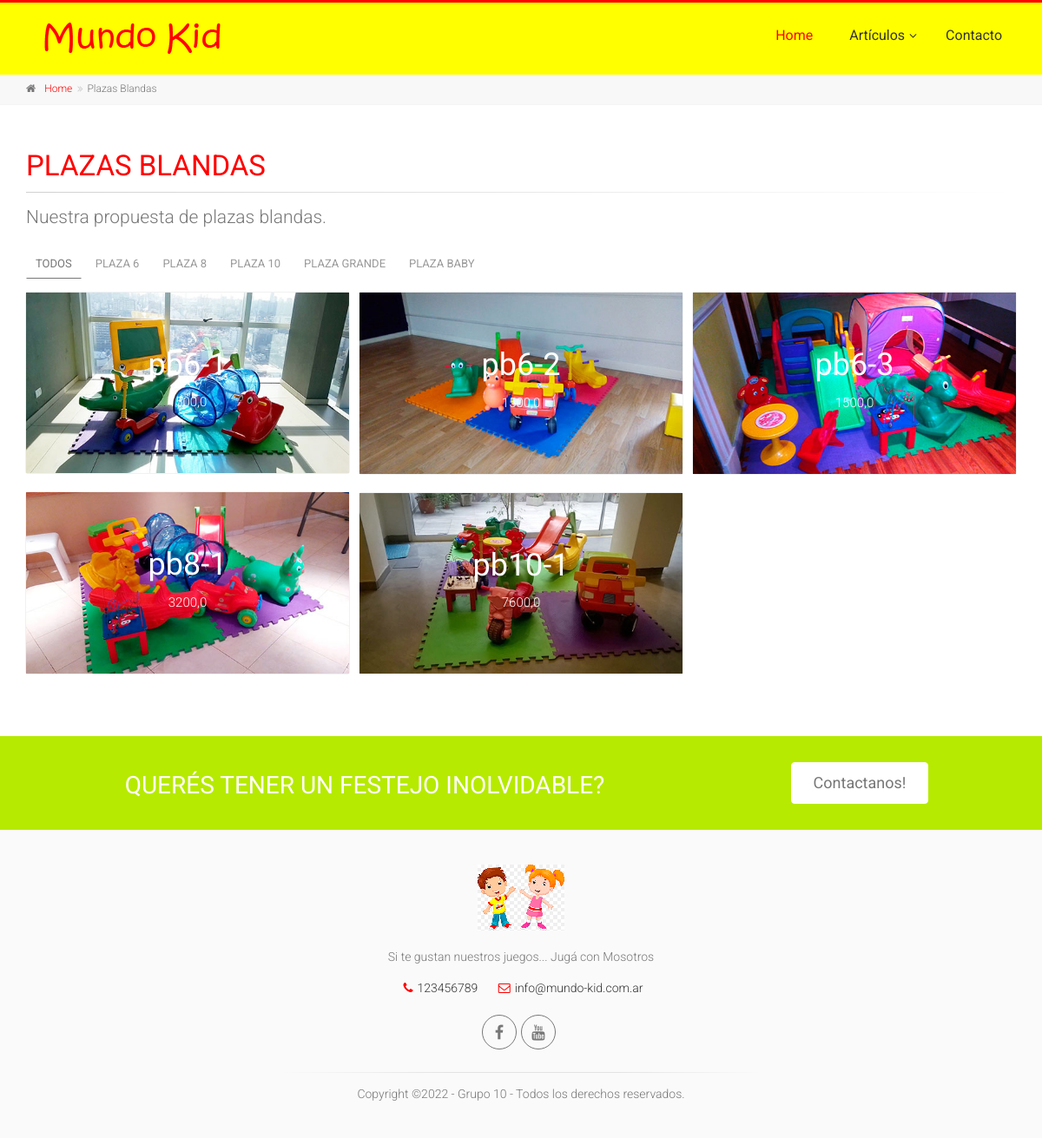
Before: /plazas_blandas/ with the older database file.
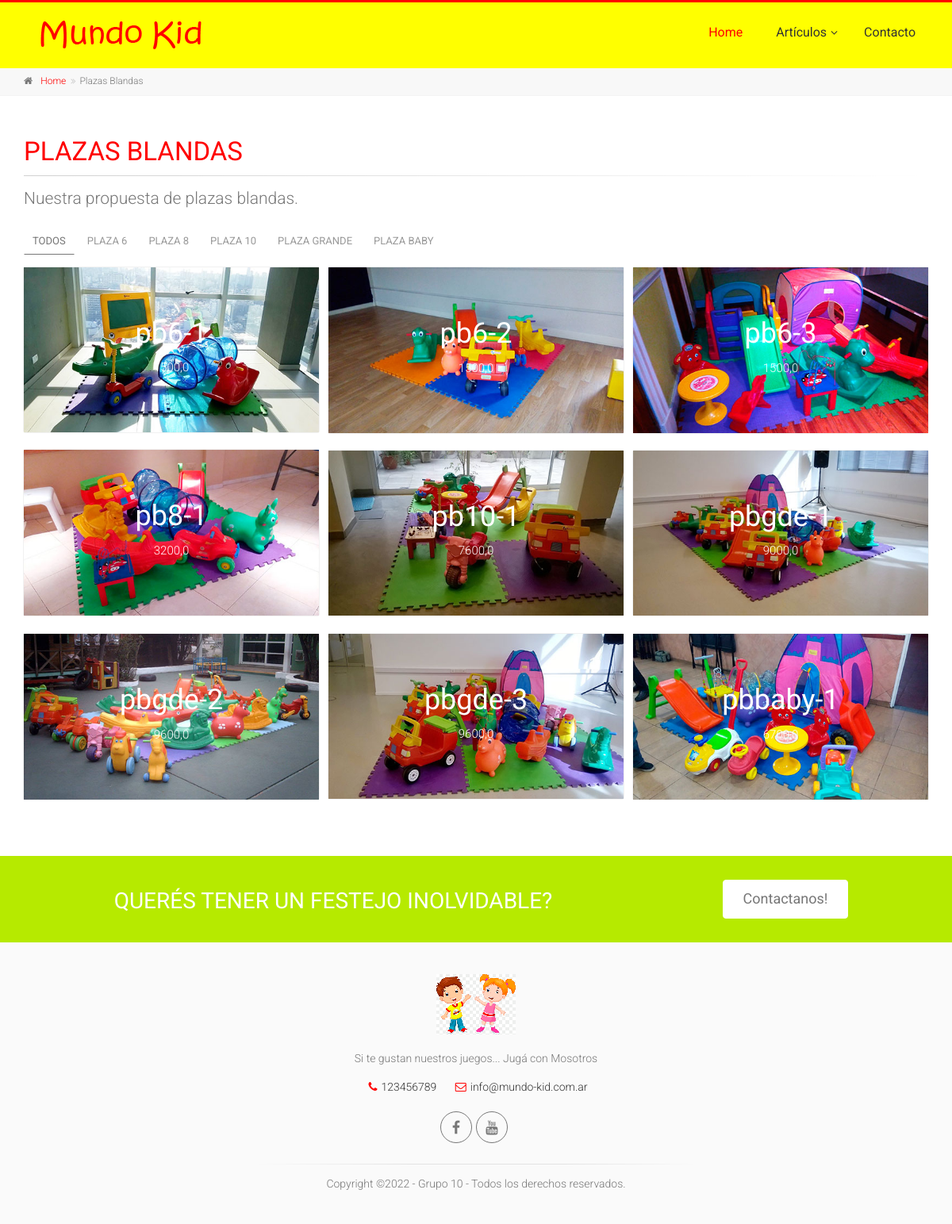
After: the same page with the newer database file.
### Articulos/models.py (models this page shows, shortened)
class Articulo(models.Model):
    id=models.BigIntegerField(primary_key=True,verbose_name="Id_Artículo")
    nombre=models.TextField(max_length=40)
    categoria=models.CharField(max_length=2)
    subcategoria=models.TextField(max_length=10)
    stock=models.IntegerField()
    precio=models.FloatField()
    imagen_url=models.ImageField(upload_to="articulos")
    class Meta:
        verbose_name ="articulo"
        verbose_name_plural="articulos"

### Articulos/views.py (the view)
# urls.py: path('plazas_blandas/',Articulos_views.plazas_blandas,name="plazas_blandas"),
def plazas_blandas(request):
    articulos=Articulo.objects.filter(categoria = 'pb')
    return render(request,"Articulos/plazas_blandas.html",{'articulos':articulos})

### Articulos/templates/Articulos/plazas_blandas.html
{% extends 'MundoKid/base.html' %}
{% block content %}
	        <div class="breadcrumb-container">
				<div class="container">
					<ol class="breadcrumb">
						<li><i class="fa fa-home pr-10"></i><a href="index.html">Home</a></li>
						<li class="active">Plazas Blandas</li>
					</ol>
				</div>
			</div>
			<section class="main-container">
				<div class="container">
					<div class="row">
						<div class="main col-md-12">
							<h1 class="page-title"><span>Plazas Blandas</span></h1>
							<div class="separator-2"></div>
							<p class="lead">Nuestra propuesta de plazas blandas.</p>
							<div class="filters">
								<ul class="nav nav-pills">
									<li class="active"><a href="#" data-filter="*">Todos</a></li>
									<li><a href="#" data-filter=".pb6">Plaza 6</a></li>
									<li><a href="#" data-filter=".pb8">Plaza 8</a></li>
									<li><a href="#" data-filter=".pb10">Plaza 10</a></li>
									<li><a href="#" data-filter=".pbgde">Plaza Grande</a></li>
									<li><a href="#" data-filter=".pbbaby">Plaza Baby</a></li>
                                </ul>
							</div>
							<div class="isotope-container row grid-space-10">
                                 {% for articulo in articulos %}
								<div class="col-md-4 col-sm-6 isotope-item {{articulo.subcategoria}}">
									<div class="image-box txt-box bordered text-center mb-20">
										<div class="overlay-container">
											<img src="{{articulo.imagen_url.url}}" alt="Plaza Blanda">
											<div class="text">
												<h3>{{articulo.nombre}}</h3>
												<p>{{articulo.precio}}</p>
											</div>
										</div>
									</div>
								</div>
                                 {% endfor %}
                            </div>
						</div>
					</div>
				</div>
			</section>
{% endblock %}

Changed rows visible on the page:
added Articulo: imagen_url (picture), nombre "pbgde-1", precio "9000,0"
added Articulo: imagen_url (picture), nombre "pbgde-2", precio "9600,0"
added Articulo: imagen_url (picture), nombre "pbgde-3", precio "9600,0"
added Articulo: imagen_url (picture), nombre "pbbaby-1", precio "6700,0"
